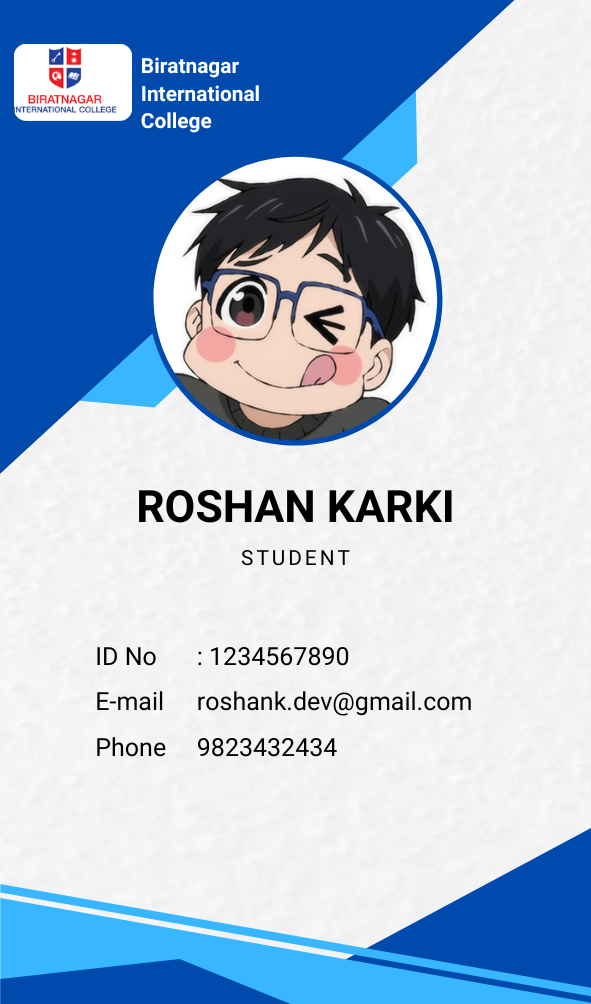
#> input picture OpenCV/Part 1/student id card.png, 591 x 1004 px, found by its file name
$ python grayscaleConversion.py
#> lines starting #> are read from the running program, lines starting #| are printed output that depends on the picture
### OpenCV/Part 1/loading.py
import cv2

image = cv2.imread("Part 1\student id card.png")
#> image is the input picture: shape (1004, 591, 3); mean B, G, R 213.7, 188, 165.9

if image is None:
    print("Error the image is not found!!")

else:
    print("Image loaded succesfully")

### OpenCV/Part 1/dimensions.py
from saving import *

if image is not None:
    h,w,c = image.shape
#> h = 1004; w = 591; c = 3
    print(f"Image Loaded:\nHeight: {h}\nWidth: {w}\nChannels: {c}")
#| Image Loaded:
#| Height: 1004
#| Width: 591
#| Channels: 3
else:
    print("Could not load the image")

### OpenCV/Part 1/grayscaleConversion.py
from dimensions import *
import cv2

image = cv2.imread("Part 1\student id card.png")
if image is not None:
    gray = cv2.cvtColor(image, cv2.COLOR_BGR2GRAY)
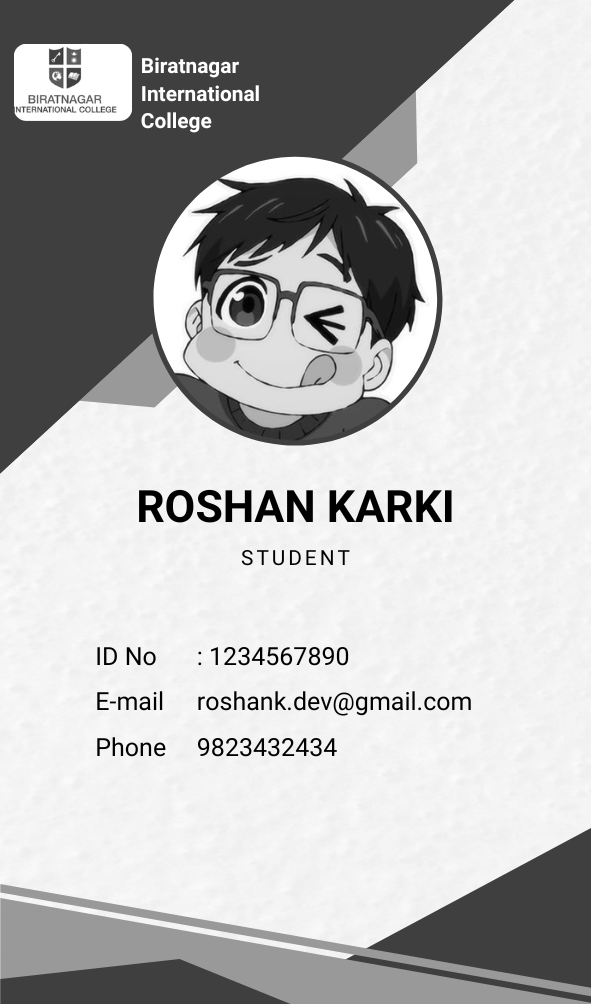
#> gray: shape (1004, 591); min 0, max 255, mean 184.3
    cv2.imshow("Grayscale Image", gray)
    cv2.waitKey(0)
    cv2.destroyAllWindows()
